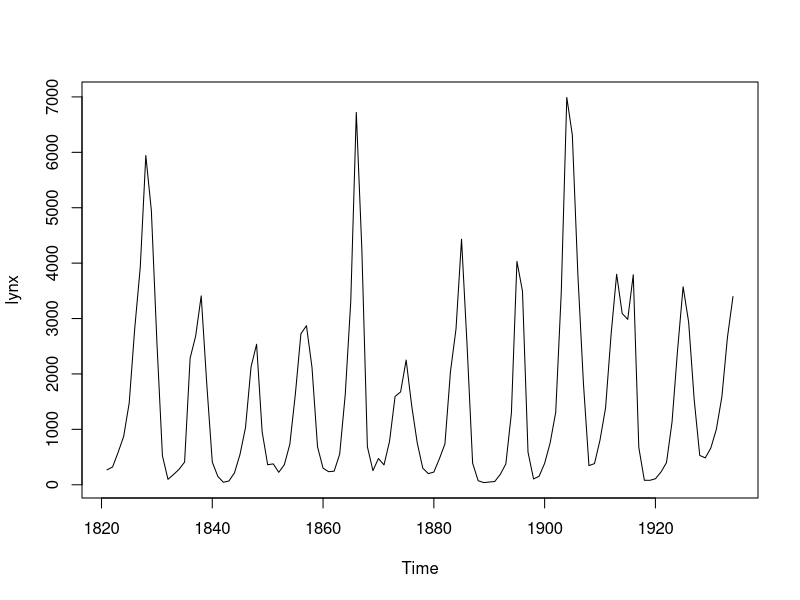

This chart was generated by the following R code:
#Time Series Course Section 4 - 02.14.2020
#Time Series Vectors and Lags
lynx
time(lynx)
#we get the corresponding time components to
#each value (timestamp - essentially the x axis)
#Order might also be specified by a vector which
#has a UNiqueID attached to the variable
#Order needs to be meaningful without randomness
#NON-MEANINGFUL: vector of body measurements taken randomly
#from a pop
#MEANINGFUL: monthly temperature data
#seasonal pattern
#changing the order of valules corrupts info
#ts() can attach a time stamp to a vector

#What is a lag?
length(lynx)
#114
#lag_n=(y_n) - (y_t-n)
#lynx has length of 114
#t shows position of a value in the time series
#last obs=y_114
#y114=3396
#Lag1= (y_114) - (y_113)=3396-2657
#Lag2= (y_114) - (y_112)=3396-1590
#Time lag is the gap between two observations

mean(lynx)
#1538.018
median(lynx)
#771
plot(lynx)
#several peaks in data - cycles of approx. 9 years
#peaks are short - most of the obs are well below peaks
#high peaks affect average but not median
sort(lynx)[c(57,58)]
quantile(lynx)
quantile(lynx,prob=seq(0,1,length=11),type=5)